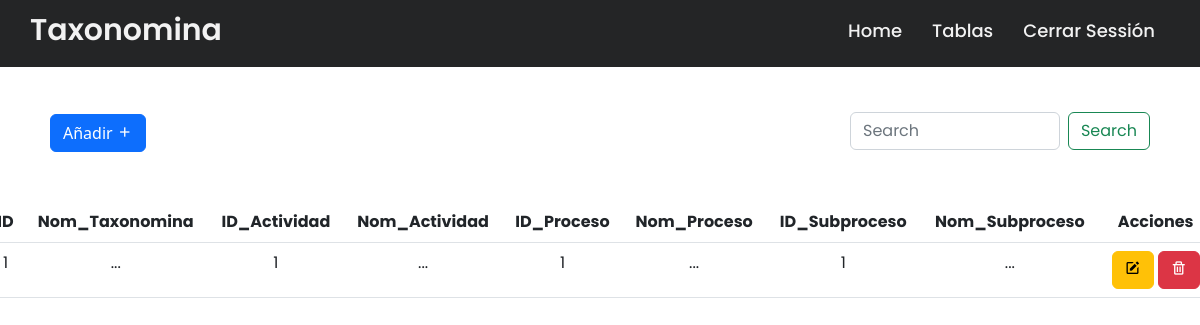
Page /tab/Taxonomina/taxo.php (signed in) on the committed database.
### tables this page shows
CREATE TABLE `taxonomina` (
  `ID_Taxonomina` int(11) NOT NULL,
  `nom_taxonomina` varchar(50) NOT NULL,
  `ID_Actividad` int(11) NOT NULL,
  `nom_actividad` varchar(50) NOT NULL,
  `ID_proceso` int(11) NOT NULL,
  `nom_proceso` varchar(50) NOT NULL,
  `ID_Subproceso` int(11) NOT NULL,
  `nom_Subproceso` varchar(50) NOT NULL
);

### tab/Taxonomina/taxo.php (the view, shortened to what this page needs)
<!DOCTYPE html>
<html lang="en">
<head>
    <link rel="stylesheet" href="../../css/navbar.css">
    <link href="https://cdn.jsdelivr.net/npm/bootstrap@5.2.2/dist/css/bootstrap.min.css" rel="stylesheet">
    <link href='https://unpkg.com/boxicons@2.1.4/css/boxicons.min.css' rel='stylesheet'>
    <link rel="stylesheet" href="https://cdnjs.cloudflare.com/ajax/libs/font-awesome/5.15.3/css/all.min.css"/>
</head>
<body><br>
    <div class="navbar">
    <nav>
    <div class="wrapper">
      <div class="logo"><a href="#"> Taxonomina </a></div>
      <ul class="nav-links">
        <li><a href="../../home.php">Home</a></li>
        <li>
          <a href="#" class="desktop-item">Tablas</a>
        </li>
        <li><a type="submite" href="../../destroy.php">Cerrar Sessión</a></li>
      </ul>
    </div>
  </nav>
    </div>
    <br>
    <div class="position-absolute top-10 end-0" style="width: 300px; margin-right: 50px;"><br><br>
    <form class="d-flex" role="search">
        <input class="form-control me-2" type="search" placeholder="Search" aria-label="Search">
        <button class="btn btn-outline-success" type="submit">Search</button>
      </form>
    </div>
    <button type="button" class="btn btn-primary" data-bs-toggle="modal" data-bs-target="#exampleModal" style="margin: 50px;">
        Añadir <i class='bx bx-plus'></i>
    </button>
                            <?php
                                include ("../../config/conexion.php");
                            ?>
    <div class="row justify-content-center">
    <table class="table" style="width: 1500px;">
  <thead class="text-center">
    <tr>
      <th scope="col">ID</th>
      <th scope="col">Nom_Taxonomina</th>
      <th scope="col">ID_Actividad</th>
      <th scope="col">Nom_Actividad</th>
      <th scope="col">ID_Proceso</th>
      <th scope="col">Nom_Proceso</th>
      <th scope="col">ID_Subproceso</th>
      <th scope="col">Nom_Subproceso</th>
      <th scope="col">Acciones</th>
    </tr>
  </thead>
  <tbody class="text-center">
    <?php
      $query = "SELECT * FROM taxonomina";
      $result_task = mysqli_query($conexion, $query);
      while($row = mysqli_fetch_assoc($result_task)) { ?>
      <tr>
        <td><?php echo $row['ID_Taxonomina']; ?></td>
        <td><?php echo $row['nom_taxonomina']; ?></td>
        <td><?php echo $row['ID_Actividad']; ?></td>
        <td><?php echo $row['nom_actividad']; ?></td>
        <td><?php echo $row['ID_proceso']; ?></td>
        <td><?php echo $row['nom_proceso']; ?></td>
        <td><?php echo $row['ID_Subproceso']; ?></td>
        <td><?php echo $row['nom_Subproceso']; ?></td>
        <td>
          <a href="edit.php?ID_Taxonomina=<?php echo $row['ID_Taxonomina']?>" class="btn btn-warning">
            <i class='bx bxs-edit'></i>
          </a>
          <a href="delete.php?ID_Taxonomina=<?php echo $row['ID_Taxonomina']?>" class="btn btn-danger">
            <i class='bx bx-trash'></i>
          </a>
        </td>
      </tr>
      <?php } ?>
  </tbody>
</table>
    </div>
</body>
</html>

### css/navbar.css (style rules this page uses)
* { margin: 0; padding: 0; box-sizing: border-box; font-family: 'Poppins', sans-serif; }
nav { position: fixed; z-index: 99; width: 100%; background: #242526; }
nav .wrapper { position: relative; max-width: 1300px; padding: 0px 30px; height: 70px; line-height: 70px; margin: auto; display: flex; align-items: center; justify-content: space-between; }
.wrapper .logo a { color: #f2f2f2; font-size: 30px; font-weight: 600; text-decoration: none; }
.wrapper .nav-links { display: inline-flex; text-decoration: none; }
.nav-links { margin-top: 15px; }
.nav-links li { list-style: none; }
.nav-links li a { color: #f2f2f2; text-decoration: none; font-size: 18px; font-weight: 500; padding: 9px 15px; border-radius: 5px; transition: all 0.3s ease; }

### rows in the picture
taxonomina: ID_Taxonomina "1", nom_taxonomina "...", ID_Actividad "1", nom_actividad "...", ID_proceso "1", nom_proceso "...", ID_Subproceso "1", nom_Subproceso "..."
